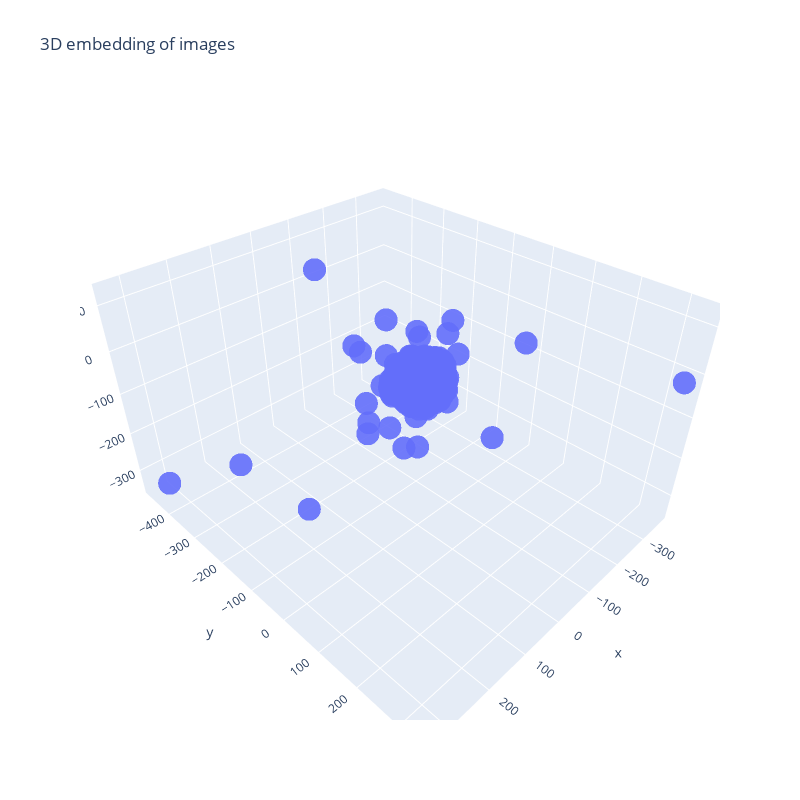

Here is the notebook cell this chart was saved with:
### Code cell
trace1 = go.Scatter3d(
    x=tsne[:,0],
    y=tsne[:,1],
    z=tsne[:,2],
    mode='markers',
    marker=dict(
        sizemode='diameter',
        line=dict(color='rgb(255, 255, 255)'),
        opacity=0.9
    )
)

data=[trace1]
layout=dict(height=800, width=800, title='3D embedding of images')
fig=dict(data=data, layout=layout)
py.iplot(fig, filename='3DBubble')

### Figure 1 — Plotly figure (JSON) as saved in the notebook; plotly's stock layout.template omitted (floating-point values rounded to 4 significant figures; data arrays with more than 128 entries replaced by an {"elided": "..."} marker saying what was removed)
{"data": [{"y": {"elided": "1000 float values"}, "mode": "markers", "marker": {"opacity": 0.9, "line": {"color": "rgb(255, 255, 255)"}, "sizemode": "diameter"}, "x": {"elided": "1000 float values"}, "z": {"elided": "1000 float values"}, "type": "scatter3d"}], "layout": {"width": 800, "title": {"text": "3D embedding of images"}, "height": 800}}
